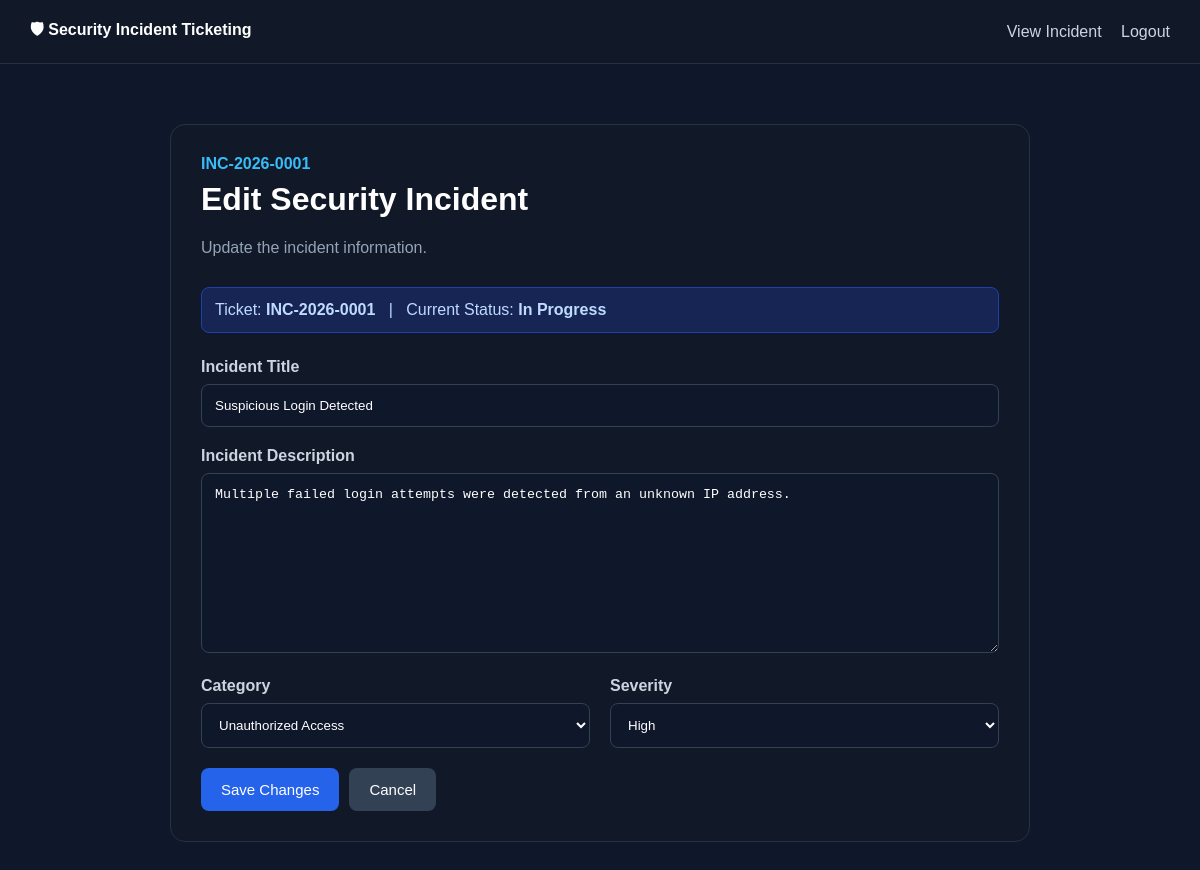
The app's page /incidents/edit.php?id=1 (signed in) with its own data.
### tables this page shows
CREATE TABLE `incidents` (
  `id` int UNSIGNED NOT NULL,
  `ticket_number` varchar(30) NOT NULL,
  `title` varchar(255) NOT NULL,
  `description` text NOT NULL,
  `category_id` int UNSIGNED DEFAULT NULL,
  `severity` enum('low','medium','high','critical') NOT NULL DEFAULT 'low',
  `status` enum('open','in_progress','resolved','closed') NOT NULL DEFAULT 'open',
  `reported_by` int UNSIGNED NOT NULL,
  `assigned_to` int UNSIGNED DEFAULT NULL,
  `created_at` timestamp NULL DEFAULT CURRENT_TIMESTAMP,
  `updated_at` timestamp NULL DEFAULT CURRENT_TIMESTAMP ON UPDATE CURRENT_TIMESTAMP
);

CREATE TABLE `incident_categories` (
  `id` int UNSIGNED NOT NULL,
  `name` varchar(100) NOT NULL,
  `description` text,
  `created_at` timestamp NULL DEFAULT CURRENT_TIMESTAMP
);

### config/security.php (called while the page is built, shortened)
<?php
function e(?string $value): string
{
    return htmlspecialchars(
        $value ?? '',
        ENT_QUOTES,
        'UTF-8'
    );
}

### incidents/edit.php (the view, shortened to what this page needs)
<?php
require_once __DIR__ . '/../config/database.php';
require_once __DIR__ . '/../config/security.php';
$incidentId = (int)($_GET['id'] ?? $_POST['incident_id'] ?? 0);
$stmt = $pdo->prepare(
    "SELECT *
     FROM incidents
     WHERE id = ?
     LIMIT 1"
);
$stmt->execute([$incidentId]);
$incident = $stmt->fetch();
$categoryStmt = $pdo->query(
    "SELECT id, name
     FROM incident_categories
     ORDER BY name ASC"
);
$categories = $categoryStmt->fetchAll();
?>
<!DOCTYPE html>
<html lang="en">
<head>
</head>
<body>
<div class="navbar">
    <strong>
        🛡 Security Incident Ticketing
    </strong>
    <div>
        <a href="view.php?id=<?= e(
            (string)$incidentId
        ) ?>">
            View Incident
        </a>
        <a href="../auth/logout.php">
            Logout
        </a>
    </div>
</div>
<div class="container">
    <div class="card">
        <div class="ticket">
            <?= e($incident['ticket_number']) ?>
        </div>
        <h1>
            Edit Security Incident
        </h1>
        <p class="subtitle">
            Update the incident information.
        </p>
        <div class="info">
            Ticket:
            <strong>
                <?= e($incident['ticket_number']) ?>
            </strong>
            &nbsp; | &nbsp;
            Current Status:
            <strong>
                <?= e(
                    ucwords(
                        str_replace(
                            '_',
                            ' ',
                            $incident['status']
                        )
                    )
                ) ?>
            </strong>
        </div>
        <form method="POST">
            <div class="form-group">
                <label>
                    Incident Title
                </label>
                <input
                    type="text"
                    name="title"
                    maxlength="255"
                    required
                    value="<?= e(
                        $incident['title']
                    ) ?>"
                >
            </div>
            <div class="form-group">
                <label>
                    Incident Description
                </label>
                <textarea
                    name="description"
                    required
                ><?= e(
                    $incident['description']
                ) ?></textarea>
            </div>
            <div class="row">
                <div class="form-group">
                    <label>
                        Category
                    </label>
                    <select
                        name="category_id"
                        required
                    >
                        <?php foreach (
                            $categories
                            as $category
                        ): ?>
                            <option
                                value="<?= e(
                                    (string)$category['id']
                                ) ?>"
                                <?= (
                                    (int)$incident[
                                        'category_id'
                                    ]
                                    ===
                                    (int)$category['id']
                                )
                                    ? 'selected'
                                    : ''
                                ?>
                            >
                                <?= e(
                                    $category['name']
                                ) ?>
                            </option>
                        <?php endforeach; ?>
                    </select>
                </div>
                <div class="form-group">
                    <label>
                        Severity
                    </label>
                    <select
                        name="severity"
                        required
                    >
                        <option
                            value="high"
                            <?= $incident['severity']
                                === 'high'
                                ? 'selected'
                                : ''
                            ?>
                        >
                            High
                        </option>
                    </select>
                </div>
            </div>
            <div class="actions">
                <button type="submit">
                    Save Changes
                </button>
                <a
                    class="btn btn-secondary"
                    href="view.php?id=<?= e(
                        (string)$incidentId
                    ) ?>"
                >
                    Cancel
                </a>
            </div>
        </form>
    </div>
</div>
</body>
</html>

### incidents/edit.php (style rules this page uses)
* { box-sizing: border-box; }
body { margin: 0; font-family: Arial, sans-serif; background: #0f172a; color: white; }
.navbar { background: #111827; border-bottom: 1px solid #263244; padding: 18px 30px; display: flex; justify-content: space-between; align-items: center; }
.navbar a { color: #cbd5e1; text-decoration: none; margin-left: 15px; }
.container { max-width: 900px; margin: 40px auto; padding: 20px; }
.card { background: #111827; border: 1px solid #263244; border-radius: 15px; padding: 30px; }
.ticket { color: #38bdf8; font-weight: bold; margin-bottom: 8px; }
h1 { margin-top: 0; }
.subtitle { color: #94a3b8; margin-bottom: 30px; }
.form-group { margin-bottom: 20px; }
label { display: block; margin-bottom: 8px; color: #cbd5e1; font-weight: 600; }
input, textarea, select { width: 100%; padding: 13px; border-radius: 8px; border: 1px solid #334155; background: #0f172a; color: white; outline: none; }
textarea { min-height: 180px; resize: vertical; }
.row { display: grid; grid-template-columns: 1fr 1fr; gap: 20px; }
button, .btn { display: inline-block; padding: 13px 20px; border: none; border-radius: 8px; color: white; background: #2563eb; text-decoration: none; cursor: pointer; font-size: 15px; }
.btn-secondary { background: #334155; }
.info { background: #172554; border: 1px solid #1e40af; color: #bfdbfe; padding: 13px; border-radius: 8px; margin-bottom: 25px; }
.actions { display: flex; gap: 10px; }

### records on screen
incidents: ticket_number "INC-2026-0001", status "In Progress", title "Suspicious Login Detected", description "Multiple failed login attempts were detected from an unknown IP address.", category_id "Unauthorized Access", severity "High"
